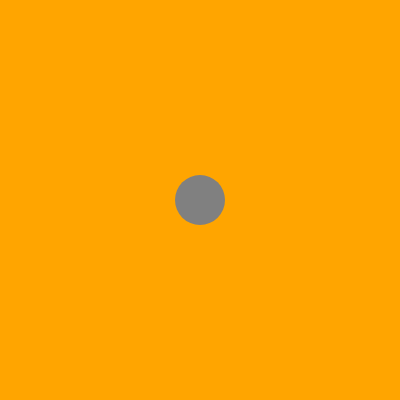
Frame 1 (no input)
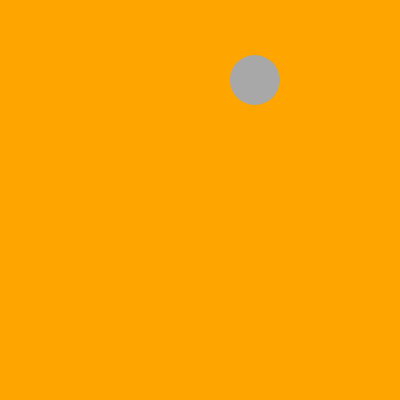
Frame 60 (no input)
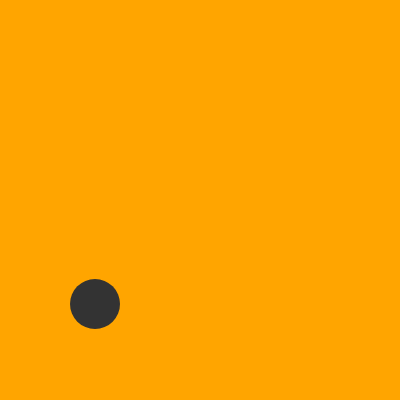
Frame 120 (the mouse pressed at the canvas centre since frame 60)

The p5.js sketch that drew these frames (run headless with seeded random() and noise() and a simulated clock; from frame 60 on, the mouse is pressed at the canvas centre):

// p5.js sketch
// ── sketch.js
let x = 200;
let y = 200;
let speedX = 5;
let speedY = 8;

function setup() {
  createCanvas(400, 400);
}

function draw() {
  background("orange");

  noStroke();
  fill (map(x, 25, 375, 0, 255));
  circle(x, y, 50);
  x += speedX;
  y += speedY;

  if (x >= 375 || x <= 25) {
    speedX = -speedX;
  }
  if (y >= 375 || y <= 25) {
    speedY = -speedY;
  }

}
